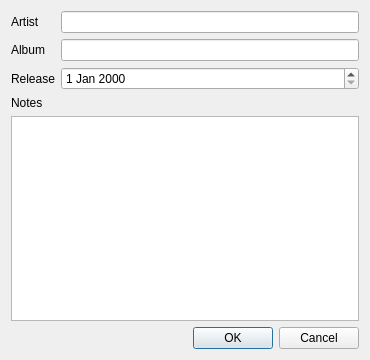
<?xml version="1.0" encoding="UTF-8"?>
<ui version="4.0">
 <class>Editor</class>
 <widget class="QDialog" name="Editor">
  <property name="geometry">
   <rect>
    <x>0</x>
    <y>0</y>
    <width>370</width>
    <height>360</height>
   </rect>
  </property>
  <property name="windowTitle">
   <string>Dialog</string>
  </property>
  <layout class="QVBoxLayout" name="verticalLayout">
   <item>
    <layout class="QGridLayout" name="gridLayout">
     <item row="0" column="0">
      <widget class="QLabel" name="label">
       <property name="text">
        <string>Artist</string>
       </property>
      </widget>
     </item>
     <item row="0" column="1">
      <widget class="QLineEdit" name="txtArtist"/>
     </item>
     <item row="1" column="0">
      <widget class="QLabel" name="label_2">
       <property name="text">
        <string>Album</string>
       </property>
      </widget>
     </item>
     <item row="1" column="1">
      <widget class="QLineEdit" name="txtAlbum"/>
     </item>
     <item row="2" column="0">
      <widget class="QLabel" name="label_3">
       <property name="text">
        <string>Release</string>
       </property>
      </widget>
     </item>
     <item row="2" column="1">
      <widget class="QDateEdit" name="dateReleasse"/>
     </item>
    </layout>
   </item>
   <item>
    <widget class="QLabel" name="label_4">
     <property name="text">
      <string>Notes</string>
     </property>
    </widget>
   </item>
   <item>
    <widget class="QPlainTextEdit" name="txtNote"/>
   </item>
   <item>
    <widget class="QDialogButtonBox" name="buttonBox">
     <property name="orientation">
      <enum>Qt::Horizontal</enum>
     </property>
     <property name="standardButtons">
      <set>QDialogButtonBox::Cancel|QDialogButtonBox::Ok</set>
     </property>
    </widget>
   </item>
  </layout>
 </widget>
 <resources/>
 <connections>
  <connection>
   <sender>buttonBox</sender>
   <signal>accepted()</signal>
   <receiver>Editor</receiver>
   <slot>accept()</slot>
   <hints>
    <hint type="sourcelabel">
     <x>248</x>
     <y>254</y>
    </hint>
    <hint type="destinationlabel">
     <x>157</x>
     <y>274</y>
    </hint>
   </hints>
  </connection>
  <connection>
   <sender>buttonBox</sender>
   <signal>rejected()</signal>
   <receiver>Editor</receiver>
   <slot>reject()</slot>
   <hints>
    <hint type="sourcelabel">
     <x>316</x>
     <y>260</y>
    </hint>
    <hint type="destinationlabel">
     <x>286</x>
     <y>274</y>
    </hint>
   </hints>
  </connection>
 </connections>
</ui>
